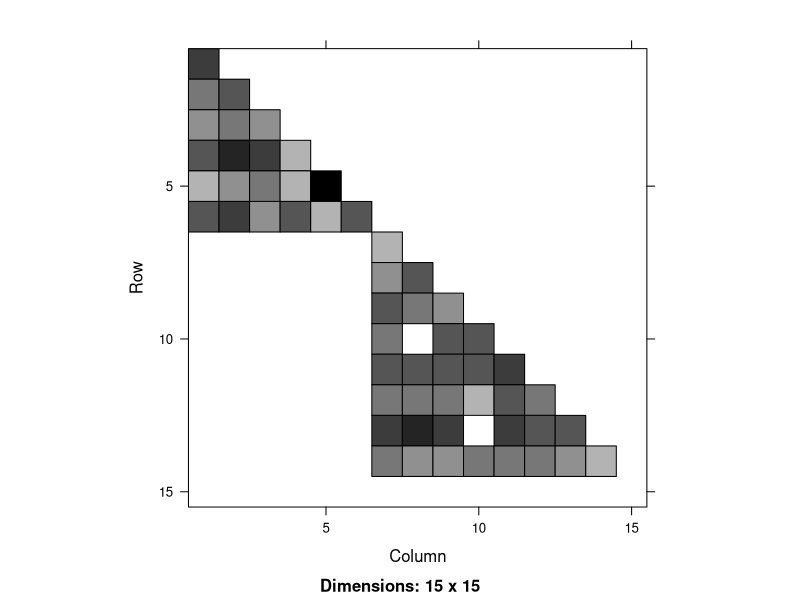
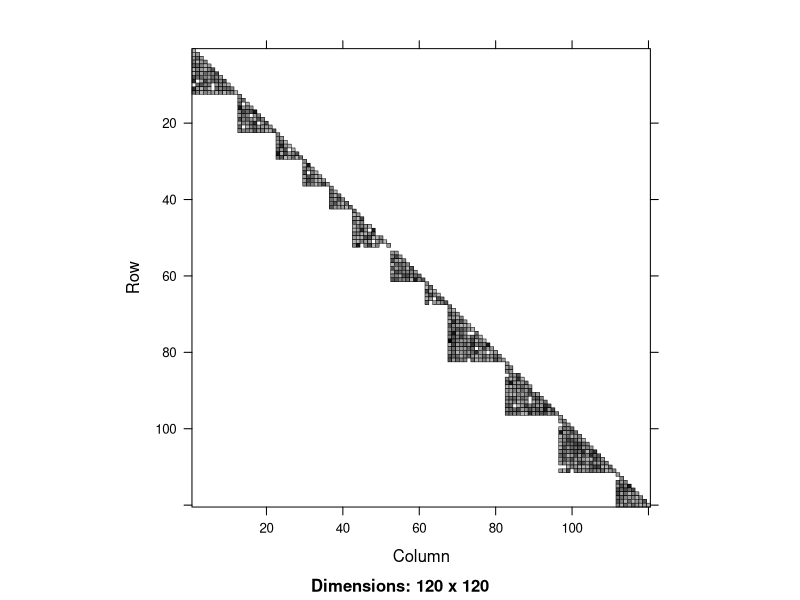
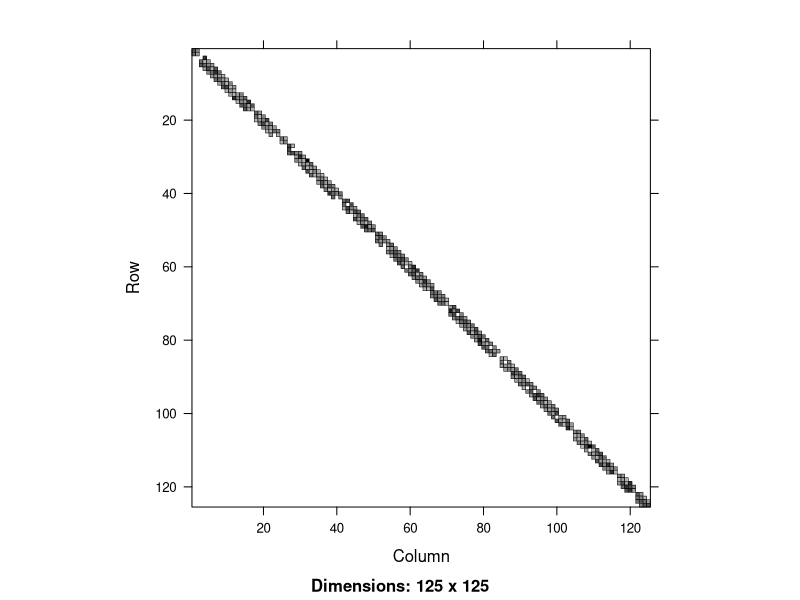
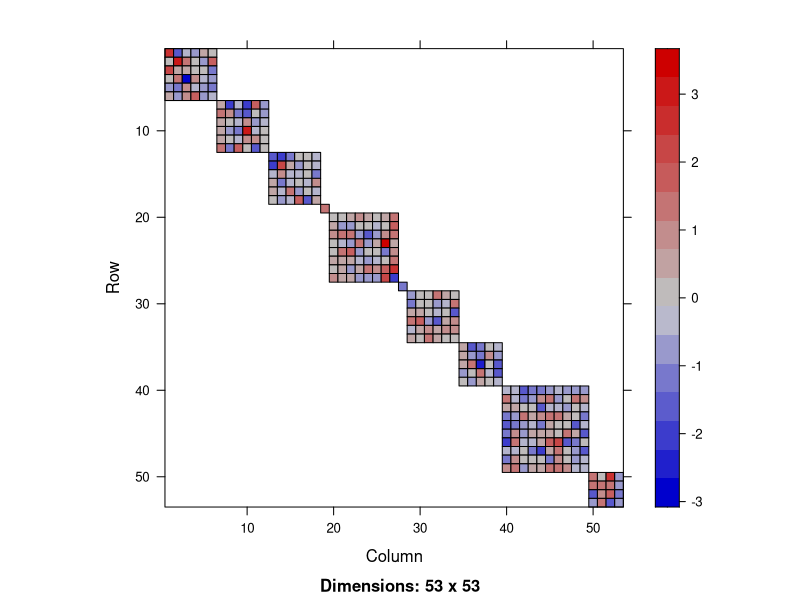

Generate these figures, in order, with R:
#*************************
# Learn "Matrix" package
#*************************
#ref: Package ‘Matrix’
# Version 1.4-1
# Date 2022-03-21
# Title Sparse and Dense Matrix Classes and Methods

library(Matrix)


#========
# band()
#========

# Descption:
  # Returns a new matrix formed by extracting the lower triangle (tril) or
  # the upper triangle (triu)
  # or a general band relative to the diagonal (band), 
  # and setting other elements to zero

# Usage
#band(x, k1, k2, ...)
#tril(x, k = 0, ...)
#triu(x, k = 0, ...)


# Arguments
# x: a matrix-like object
# k,k1,k2: 
  # integers specifying the diagonal bands that will not be set to zero. 
  # relative to the main diagonal, which is k=0. 
  # A negative value of k indicates a diagonal below the main diagonal 
  # and a positive value indicates a diagonal
  # above the main diagonal.


# Value:
  # An object of an appropriate matrix class
  # result is of class sparseMatrix only if x is


# Methods
  #x = "CsparseMatrix" method for compressed, sparse, column-oriented matrices.
  #x = "TsparseMatrix" method for sparse matrices in triplet format.
  #x = "RsparseMatrix" method for compressed, sparse, row-oriented matrices.
  #x = "ddenseMatrix" method for dense numeric matrices, including packed numeric matrices.


set.seed(15-04-2022)
m <- matrix(0, 5, 5) # 25 elements
length(m) # 1
m[sample(length(m), size = 14, replace = T)] <-rep(1:9, length=14)
(m_Csp<- as(m, "CsparseMatrix"))
(m_Rsp<- as(m, "RsparseMatrix"))

tril(m_Csp)
triu(m_Csp)

tril(m_Csp, -1) # strict lower tri w/o  main diag
triu(m_Csp, 1) # stric upper tri w/o main diag

band(m_Csp, -1, 2)
# [1,] 1 8 2 . .
# [2,] 5 . 9 . .
# [3,] . . . . 4
# [4,] . . 3 1 5
# [5,] . . . 3 .



m5 <- matrix(rnorm(25), nrow = 5)
m5
tril(m5)  
tril(m5, -1)
triu(m5, 1)
band(m5, -1, 2)


m65 <- matrix(rnorm(30), nrow = 6)
# not square
triu(m65)
sym5 <- crossprod(m65)
sym5
band(sym5, -1, 1)
as(band(sym5, -1, 1), "sparseMatrix")
# prefer


#===========
# Block diag
#===========
# bdiag()

#Description
  #Build a block diagonal matrix given several building block matrices.

# Usage
  #bdiag(.)
  #.bdiag(lst)

# Arguments
  #... individual matrices or a list of matrices
  # non-empty list of matrice

# Value
  # A *sparse* matrix obtained by combining the arguments 
    # into a block diagonal matrix

# Note:
  # efficient for the case of relatively few block matrices which
    # are typically sparse themselves
  # inefficient for the case of many small dense block matrices
  # bdiag_m() function is an order of magnitude faster

bdiag(matrix(1:4, nrow = 2), diag(3))

## combine "Matrix" class and traditional matrices:
Diagonal(2)  # 
# 2 x 2 diagonal matrix of class "ddiMatrix"
      #[,1] [,2]
#[1,]    1    .
#[2,]    .    1


# traditional diag matrix
diag(3:2)

bdiag(Diagonal(2), matrix(1:3, 3,4), diag(3:2))


mlist <- list(1, 2:3, diag(x=5:3), 27, cbind(1,3:6), 100:101)
bdiag(mlist)


stopifnot(identical(bdiag(mlist), 
                    bdiag(lapply(mlist, as.matrix))))


??nMatrix # numerical matrix ?

ml <- c(as(matrix((1:24)%% 11 == 0, 6,4),"nMatrix"),
        rep(list(Diagonal(2, x=TRUE)), 3))

is(bdiag(ml), "lsparseMatrix")


## random (diagonal-)block-triangular matrices:

Rd_Blk_Tri<- function(nb, max.ni, lambda = 3) {
  .bdiag(replicate(
    nb, 
    expr = {
      n <- sample.int(max.ni, 1)
      tril(Matrix(rpois(n*n, lambda = lambda), n, n))
    }))
}

rd3 <- Rd_Blk_Tri(nb = 3, max.ni = 10)
image(rd3)

rd12 <- Rd_Blk_Tri(12, 20)
image(rd12)


Rd_blk_bnd <- function(nb, max.int, lambda, lbd, ubd) {
  .bdiag(replicate(nb, expr = {
    n <- sample.int(max.int, 1)
    band(Matrix(rpois(n * n, lambda = lambda), n, n), 
         lbd, ubd)
  }))
}
B12 <- Rd_blk_bnd(nb = 12, max.int = 20, 
                  lambda = 3, lbd = -2, ubd = 1)
image(B12)


# try matrix value from N(0, 1)
Rd_Blk_N <- function(nb, max.int) {
  .bdiag(
    replicate(nb, expr = {
      n <- sample.int(max.int, 1)
      Matrix(rnorm(n * n), n, n)
    }))
}

N1 <-Rd_Blk_N(nb = 10, max.int = 10)
image(N1)


#============
# bandSparse 
#============

# Construct Sparse Banded Matrix from (Sup-/Super-) Diagonals
# Construct a sparse banded matrix by specifying its non-zero sup- and super-diagonals

# Usage
# bandSparse(n, m = n, k, diagonals, symmetric = FALSE,
           # repr = "C", giveCsparse = (repr == "C"))

#Arguments
  # n,m the matrix dimension (n;m) = (nrow; ncol).
  # k integer vector, identical meaning as in band(*,k),
    # relative to the main diagonal, which is k=0.
  # diagonals: optional list of sub-/super- diagonals; 
    # if missing, the result will be a pattern matrix,

  # repr character string, one of "C", "T", or "R", 

# Value
  # a sparse matrix (of class CsparseMatrix) of dimension n m 
  # with diagonal “bands” as specified

diags <- list(1:30, 10*(1:20), 100*(1:20))
s1 <- bandSparse(13, k = -c(0:2, 6), diag = c(diags, diags[2]), symm=TRUE)
s1
s2 <- bandSparse(13, k = c(0:2, 6), diag = c(diags, diags[2]), symm=TRUE)
s2

identical(s1, t(s2))
stopifnot(identical(s1, t(s2)), is(s1,"dsCMatrix"))


## a pattern Matrix of *full* (sub-)diagonals:
bk <- c(0:4, 7,9)
(s3 <- bandSparse(30, k = bk, symm = TRUE))


n <- 1e4
bk <- c(0:5, 7,11)
bMat <- matrix(1:8, n, 8, byrow=TRUE)
bLis <- as.data.frame(bMat)
B <- bandSparse(n, k = bk, diag = bLis)
Bs <- bandSparse(n, k = bk, diag = bLis, symmetric=TRUE)

B [1:15, 1:30]
Bs[1:15, 1:30]

### can use a list *or* a matrix for specifying the diagonals:
identical(B, bandSparse(n, k = bk, diag = bMat))
# [1] TRUE

identical(Bs, bandSparse(n, k = bk, diag = bMat, symmetric = T))
# [1] TRUE



